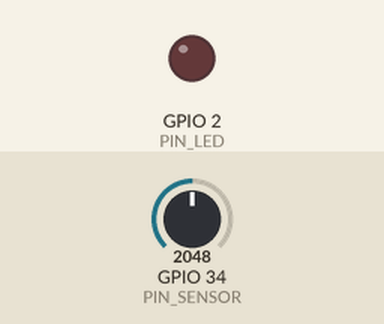
This sketch was run on a simulated ESP32. On the bench: output pins drawn as LEDs (lit = HIGH). The test bench sets the inputs (shaded band); at power-on: GPIO 34 (PIN_SENSOR) = 2048. WiFi joins after 1.5 s; servers stay silent unless stated; uploads are accepted with an empty reply; what the sketch prints to the serial monitor is not drawn.

Above: at 2.7 s.
2.8 s: GPIO 34 (PIN_SENSOR) set to 2671
9.7 s: GPIO 34 (PIN_SENSOR) set to 2757
At 10.5 s:
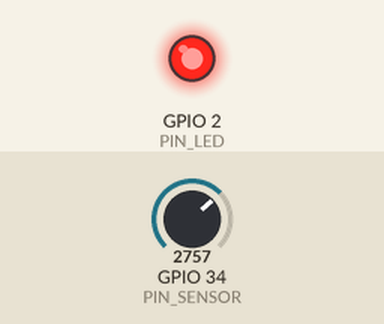
16.6 s: GPIO 34 (PIN_SENSOR) set to 2047
At 20.5 s:
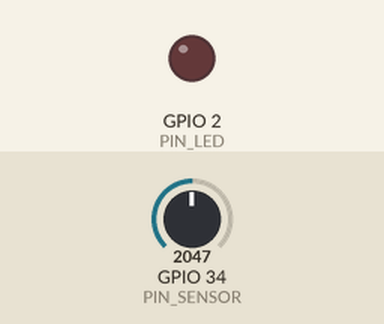
23.5 s: GPIO 34 (PIN_SENSOR) set to 2866
At 25.5 s:
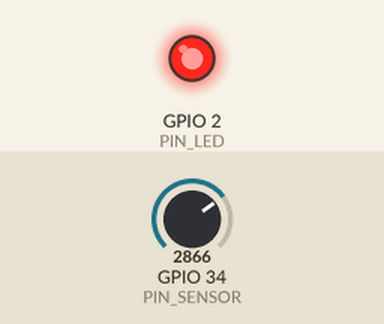
Timing chart, 0 to 27.0 s (numbered marks = the images above; inputs shaded):
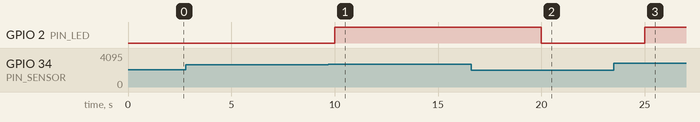

The sketch:

sketch.ino
```cpp
// Pozo Vivo — medidor de caudal simulado en Wokwi (ESP32)
// La perilla (potenciómetro) simula el sensor de flujo: girarla = cambiar el caudal del pozo.
// Cada 5 s envía la lectura a la Cloud Function y enciende el LED si el pozo se pasa del límite.

#include <WiFi.h>
#include <HTTPClient.h>
#include <WiFiClientSecure.h>

const char* WIFI_SSID = "Wokwi-GUEST";   // red con internet que da Wokwi
const char* WIFI_PASS = "";

// Reemplazar con la URL de la Cloud Function /lectura cuando exista
const char* ENDPOINT = "https://REEMPLAZAR.cloudfunctions.net/lectura";
const char* POZO_ID  = "CHIH-001";

const int PIN_SENSOR = 34;
const int PIN_LED    = 2;
const float CAUDAL_MAX_LPS   = 60.0;  // tope físico de la bomba simulada
const float CAUDAL_LIMITE_LPS = 40.0; // límite de la concesión (para el LED local)
const unsigned long INTERVALO_MS = 5000;

float volumenAcumuladoM3 = 0;
unsigned long ultimoEnvio = 0;

void setup() {
  Serial.begin(115200);
  pinMode(PIN_LED, OUTPUT);
  WiFi.begin(WIFI_SSID, WIFI_PASS, 6);
  Serial.print("Conectando a WiFi");
  while (WiFi.status() != WL_CONNECTED) { delay(250); Serial.print("."); }
  Serial.println(" listo");
}

void loop() {
  if (millis() - ultimoEnvio < INTERVALO_MS) return;
  ultimoEnvio = millis();

  float caudalLps = analogRead(PIN_SENSOR) / 4095.0 * CAUDAL_MAX_LPS;
  volumenAcumuladoM3 += caudalLps * (INTERVALO_MS / 1000.0) / 1000.0;
  digitalWrite(PIN_LED, caudalLps > CAUDAL_LIMITE_LPS ? HIGH : LOW);

  String json = String("{\"pozoId\":\"") + POZO_ID +
                "\",\"caudal_lps\":" + String(caudalLps, 2) +
                ",\"volumen_m3\":" + String(volumenAcumuladoM3, 3) + "}";
  Serial.println(json);

  WiFiClientSecure cliente;
  cliente.setInsecure();  // suficiente para la demo; en producción validar certificado
  HTTPClient http;
  http.begin(cliente, ENDPOINT);
  http.addHeader("Content-Type", "application/json");
  int codigo = http.POST(json);
  Serial.printf("HTTP %d\n", codigo);
  http.end();
}
```

Measured:
- the behaviour switches between 2730 and 2731 on GPIO 34 (PIN_SENSOR) (found by bisection; images 0 and 1)
- after the input at 2.8 s, every drawn part: stays the same
- after the input at 9.7 s, GPIO 2 (PIN_LED): LOW → HIGH after 0.30 s
- after the input at 16.6 s, GPIO 2 (PIN_LED): HIGH → LOW after 3.4 s
- after the input at 23.5 s, GPIO 2 (PIN_LED): LOW → HIGH after 1.5 s
